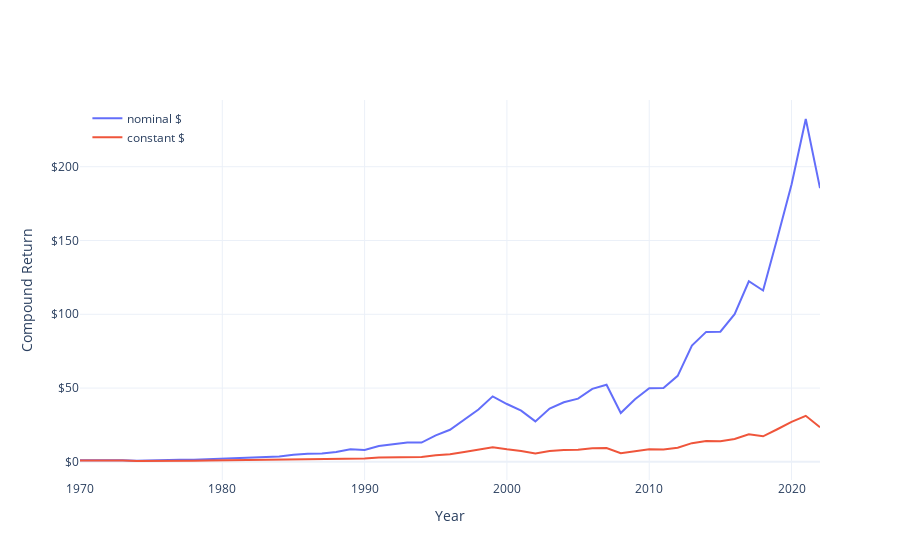

The notebook cell saved with this chart:
### Markdown cell above
# FIGURE 2

### Code cell
df = (1+df).cumprod().dropna()
trace1 = go.Scatter(
    x=df.index.to_list(),
    y=df.market,
    mode="lines",
    name="nominal $",
    hovertemplate="Accumulation in Nominal $ = %{y:0.2f}<extra></extra>"
)

trace2 = go.Scatter(
    x=df.index.to_list(),
    y=df.real,
    mode="lines",
    name="constant $",
    hovertemplate="Accumulation in Constant $ = %{y:0.2f}<extra></extra>"
)

fig = go.Figure(trace1)
fig.add_trace(trace2)
fig.update_layout(
    xaxis_title="Year",
    yaxis_title="Compound Return",
    yaxis_tickformat="$.0f",
    hovermode="x unified",
    legend=dict(yanchor="top", y=0.99, xanchor="left", x=0.01),
    template="plotly_white",
)
fig.show()

### Figure 1 — Plotly figure (JSON) as saved in the notebook; plotly's stock layout.template omitted (floating-point values rounded to 4 significant figures)
{"data": [{"hovertemplate": "Accumulation in Nominal $ = %{y:0.2f}<extra></extra>", "mode": "lines", "name": "nominal $", "type": "scatter", "x": [1970, 1971, 1972, 1973, 1974, 1975, 1976, 1977, 1978, 1979, 1980, 1981, 1982, 1983, 1984, 1985, 1986, 1987, 1988, 1989, 1990, 1991, 1992, 1993, 1994, 1995, 1996, 1997, 1998, 1999, 2000, 2001, 2002, 2003, 2004, 2005, 2006, 2007, 2008, 2009, 2010, 2011, 2012, 2013, 2014, 2015, 2016, 2017, 2018, 2019, 2020, 2021, 2022], "y": [1.0, 1.162, 1.358, 1.097, 0.7925, 1.096, 1.391, 1.348, 1.458, 1.8, 2.401, 2.319, 2.811, 3.444, 3.575, 4.742, 5.514, 5.602, 6.605, 8.511, 7.989, 10.77, 11.82, 13.13, 13.1, 17.93, 21.72, 28.5, 35.43, 44.38, 39.18, 34.73, 27.4, 36.1, 40.4, 42.85, 49.45, 52.27, 33.07, 42.45, 49.87, 50.11, 58.29, 78.82, 88.07, 88.16, 100.1, 122.4, 116.1, 151.5, 188.0, 232.3, 185.5]}, {"hovertemplate": "Accumulation in Constant $ = %{y:0.2f}<extra></extra>", "mode": "lines", "name": "constant $", "type": "scatter", "x": [1970, 1971, 1972, 1973, 1974, 1975, 1976, 1977, 1978, 1979, 1980, 1981, 1982, 1983, 1984, 1985, 1986, 1987, 1988, 1989, 1990, 1991, 1992, 1993, 1994, 1995, 1996, 1997, 1998, 1999, 2000, 2001, 2002, 2003, 2004, 2005, 2006, 2007, 2008, 2009, 2010, 2011, 2012, 2013, 2014, 2015, 2016, 2017, 2018, 2019, 2020, 2021, 2022], "y": [0.9475, 1.066, 1.205, 0.8931, 0.5756, 0.7428, 0.8981, 0.8154, 0.8096, 0.8826, 1.048, 0.9291, 1.085, 1.281, 1.278, 1.633, 1.876, 1.827, 2.063, 2.541, 2.244, 2.937, 3.13, 3.383, 3.291, 4.391, 5.147, 6.641, 8.126, 9.912, 8.461, 7.38, 5.681, 7.336, 7.945, 8.155, 9.18, 9.32, 5.897, 7.362, 8.527, 8.314, 9.504, 12.66, 14.05, 13.98, 15.55, 18.62, 17.32, 22.08, 27.05, 31.18, 23.39]}], "layout": {"hovermode": "x unified", "legend": {"x": 0.01, "xanchor": "left", "y": 0.99, "yanchor": "top"}, "xaxis": {"title": {"text": "Year"}}, "yaxis": {"tickformat": "$.0f", "title": {"text": "Compound Return"}}}}
